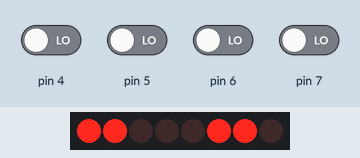
A sketch run on a simulated Arduino Uno, built with avr-gcc and run on an emulated ATmega328P. On the bench: 8 shift-register outputs drawn as a row of LEDs (first output left, lit = HIGH). Wiring (inferred from the names in the program): shift register (74HC595): data pin 1; shift clock pin 0; latch pin 2. Wiring (inferred from the signals the program sends): row of LEDs: on Q0, Q1, Q2, Q3, Q4, Q5, Q6, Q7. The inputs (shaded band) are chosen by the test bench; at power-on: pin 4–7 LOW.

Above: at 2.3 s.
2.4 s: pin 4 driven HIGH
At 3.3 s:
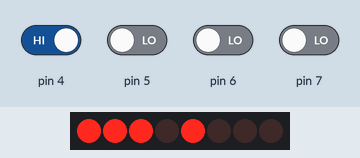
4.0 s: pin 5 driven HIGH
At 4.5 s:
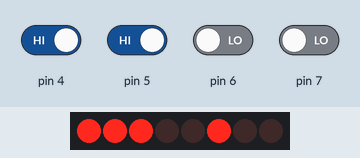
5.6 s: pin 6 driven HIGH
At 6.9 s:
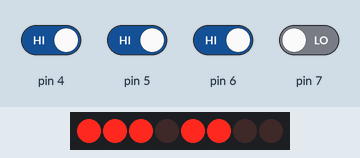
7.2 s: pin 7 driven HIGH
At 8.1 s:
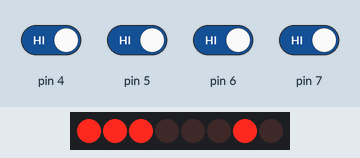
Timing chart, 0 to 9.8 s (numbered marks = the images above; inputs shaded):
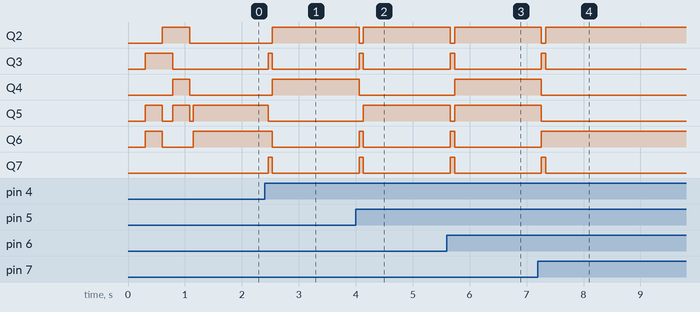

The sketch:

main.ino
```cpp
/* ============================================================================

     IHMWR v.01 main.ino

     Serial Interface with 74HC595
     LCD 16x2 with back light
     auxiliary LED
     4 buttons

     Author: Dr. Eng. Wagner Rambo
     Date:   2024, February

============================================================================ */

// ============================================================================
// --- Libraries ---
#include <Arduino.h>
#include <util/delay.h>
#include "ihm_wr.h"

// ============================================================================
// --- Functions Prototypes ---
void select(volatile unsigned char *port, char *test_opt);
void number_test(void);
void keyboard_test(void);

// ============================================================================
// --- Setup Function ---
void setup()
{
  char tests = 0;

  DDRD   |=  CLK |  DAT |  LAT;
  PORTD  &= ~CLK & ~DAT & ~LAT;

  slcd_init();
  slcd_opt(1,1,1);
  slcd_wr_po('W', 0, 4);
  slcd_write('R');
  slcd_write(' ');
  slcd_write('K');
  slcd_write('i');
  slcd_write('t');
  slcd_write('s');

  delay(100);
  slcd_opt(1,0,0);

  select(&PIND, &tests);
}

// ============================================================================
// --- Loop Function ---
void loop()
{
  static char tests = 0; // Mover a variável para o escopo global

  if(tests)
    number_test();
  else
    keyboard_test();
}

// ============================================================================
// --- Functions ---

// ============================================================================
// --- select ---
// Testa a escrita de um número inteiro no LCD
void select(volatile unsigned char *port, char *test_opt)
{
  if(*port & BT1)
  {
    slcd_wr_po('K', 1, 4);
    slcd_write('B');
    slcd_write(':');
    *test_opt = 0;
  }
  else
  {
    slcd_wr_po('N', 1, 4);
    slcd_write(':');
    *test_opt = 1;
  }

  (*port & BT2) ? sled_off() : sled_on();
  (*port & BT3) ? sbacklight_off() : sbacklight_on();
}

// ============================================================================
// --- number_test ---
// Testa a escrita de um número inteiro no LCD
void number_test(void)
{
  static unsigned val = 0; // valor inicial
  slcd_number(val++, 1, 6);
  delay(100);
}

// ============================================================================
// --- keyboard_test ---
// Teste do teclado, imprime o número da tecla pressionada
void keyboard_test(void)
{
  static char kb = 0;
  kb = keyboard(&PIND);

  switch(kb)
  {
    case 1:
      slcd_wr_po('1', 1, 10);
      break;
    case 2:
      slcd_wr_po('2', 1, 10);
      break;
    case 3:
      slcd_wr_po('3', 1, 10);
      break;
    case 4:
      slcd_wr_po('4', 1, 10);
      break;
  }
}

// ============================================================================
// --- End of Program ---
```

ihm_wr.cpp
```cpp
/* ============================================================================

     IHMWR v.01 ihm_wr.cpp

     Serial Interface with 74HC595
     LCD 16x2 with backlight
     auxiliary LED
     4 buttons

     Author: Dr. Eng. Wagner Rambo
     Date:   2024, February

============================================================================ */

// ============================================================================
// --- Libraries ---
#include "ihm_wr.h"

// ============================================================================
// --- Global Variables ---
char sled = 0; // mantém o estado atual do LED
char sbli = 0; // mantém o estado atual do backlight

// ============================================================================
// --- Functions ---

// ============================================================================
// --- slcd_write ---
// escreve caracteres na posição atual do LCD
void slcd_write(unsigned char chr)
{
  send_nibble(chr, 1, sbli, sled);
  chr <<= 4;
  send_nibble(chr, 1, sbli, sled);
}

// ============================================================================
// --- slcd_wr_po ---
// escreve caracteres, de acordo com a linha e a coluna especificadas
void slcd_wr_po(unsigned char chr, char row, char col)
{
  if (!row) // linha 0?
  {
    slcd_cmd(0x80 | col); // envia comando para posicionar na coluna correta
    slcd_write(chr);
  }
  else // senão, é a linha 1
  {
    slcd_cmd(0xC0 | col); // envia comando para posicionar na coluna correta
    slcd_write(chr);
  }
}

// ============================================================================
// --- slcd_cmd ---
// envia comandos para o LCD
void slcd_cmd(unsigned char cmd)
{
  send_nibble(cmd, 0, sbli, sled);
  cmd <<= 4;
  send_nibble(cmd, 0, sbli, sled);
}

// ============================================================================
// --- slcd_number ---
// converte um inteiro positivo para exibir no LCD na linha e na coluna especificadas
void slcd_number(unsigned long num, char row, char col)
{
  char dem, mil, cen, dez, uni; // variáveis para o cálculo de cada dígito
  short no_zero = 0; // variável para limpeza dos zeros à esquerda

  dem = (char)(num / 10000);
  mil = (char)(num % 10000 / 1000);
  cen = (char)(num % 1000 / 100);
  dez = (char)(num % 100 / 10);
  uni = (char)(num % 10);

  if (!dem && !no_zero)
    slcd_wr_po(' ', row, col);
  else
  {
    slcd_wr_po(dem + 0x30, row, col);
    no_zero = 1;
  }

  if (!mil && !no_zero)
    slcd_write(' ');
  else
  {
    slcd_write(mil + 0x30);
    no_zero = 1;
  }

  if (!cen && !no_zero)
    slcd_write(' ');
  else
  {
    slcd_write(cen + 0x30);
    no_zero = 1;
  }

  if (!dez && !no_zero)
    slcd_write(' ');
  else
  {
    slcd_write(dez + 0x30);
    no_zero = 1;
  }

  slcd_write(uni + 0x30);
}

// ============================================================================
// --- slcd_init ---
// inicializa o LCD no modo de 4 bits
void slcd_init(void)
{
  __ms(48); // tempo de estabilização recomendado (datasheet)
  send_nibble(0x30, 0, 0, 0); // protocolo de inicialização
  __ms(5); // tempo acima do sugerido (datasheet)
  send_nibble(0x30, 0, 0, 0); // protocolo de inicialização
  __us(150); // tempo acima do sugerido (datasheet)
  send_nibble(0x30, 0, 0, 0); // protocolo de inicialização
  send_nibble(0x20, 0, 0, 0); // lcd no modo de 4 bits
  slcd_cmd(0x28); // 5x8 pontos por caractere, duas linhas
  slcd_opt(1, 0, 0); // liga o LCD, desliga o cursor, desliga o blink
  slcd_cmd(0x01); // clear LCD
  slcd_cmd(0x06); // modo de incremento de endereço para direita
  slcd_clear(); // limpa o LCD
}

// ============================================================================
// --- slcd_clear ---
// limpa o LCD
void slcd_clear(void)
{
  slcd_cmd(0x02); // return home
  slcd_cmd(0x01); // clear lcd
}

// ============================================================================
// --- shift_reg ---
// controla o shift register
void shift_reg(unsigned char byte_val)
{
  register int i; // iterations variable

  for (i = 7; i >= 0; i--)
  {
    (byte_val >> i) & 0x01 ?
      (PORTMCU |= DAT) :
      (PORTMCU &= ~DAT);
    __us(100);
    PORTMCU |= CLK;
    __ms(1);
    PORTMCU &= ~CLK;
    __us(100);
  }

  PORTMCU &= ~DAT;
  PORTMCU |= LAT;
  __ms(1);
  PORTMCU &= ~LAT;
}

// ============================================================================
// --- send_nibble ---
// envia cada nibble do byte separadamente
void send_nibble(unsigned char nib, char rsel, char bli, char led)
{
  static unsigned char sbyte = 0x00;

  sbyte = (nib & (1 << 7)) |
          (nib & (1 << 6)) |
          (nib & (1 << 5)) |
          (nib & (1 << 4));

  rsel ? (sbyte |= RS) : (sbyte &= ~RS);
  bli  ? (sbyte |= BL) : (sbyte &= ~BL);
  led  ? (sbyte |= LD) : (sbyte &= ~LD);

  shift_reg(sbyte | EN);
  __us(100);
  shift_reg(sbyte & ~EN);
  __us(100);
}

// ============================================================================
// --- slcd_opt ---
// configura ON (1) | OFF (0) para: display, cursor e blink
void slcd_opt(char disp, char cursor, char blink)
{
  static char opt = 0x08;

  disp   ? (opt |= (1 << 2)) : (opt &= ~(1 << 2));
  cursor ? (opt |= (1 << 1)) : (opt &= ~(1 << 1));
  blink  ? (opt |= (1 << 0)) : (opt &= ~(1 << 0));
  slcd_cmd(opt);
}

// ============================================================================
// --- sled_on ---
// liga LED
void sled_on(void)
{
  sled = 1;
  slcd_cmd(0x06);
}

// ============================================================================
// --- sled_off ---
// desliga LED
void sled_off(void)
{
  sled = 0;
  slcd_cmd(0x06);
}

// ============================================================================
// --- sbacklight_on ---
// liga backlight
void sbacklight_on(void)
{
  sbli = 1;
  slcd_cmd(0x06);
}

// ============================================================================
// --- sbacklight_off ---
// desliga backlight
void sbacklight_off(void)
{
  sbli = 0;
  slcd_cmd(0x06);
}

// ============================================================================
// --- keyboard ---
// leitura do teclado, retorna tecla acionada
char keyboard(volatile unsigned char *port)
{
  static unsigned char flags = 0x00; // indicador de botão acionado

  if (!(*port & BT1)) // botão 1 pressionado?
    flags |= (1 << 1); // sim, seta flag bit 1

  if ((*port & BT1) && (flags & (1 << 1))) // botão 1 solto e flag 1 setada?
  {
    flags &= ~(1 << 1); // limpa a flag 1
    __ms(50); // anti-bouncing
    return 1; // retorna 1, indicando botão 1 pressionado
  }

  if (!(*port & BT2)) // botão 2 pressionado?
    flags |= (1 << 2); // sim, seta flag bit 2

  if ((*port & BT2) && (flags & (1 << 2))) // botão 2 solto e flag 2 setada?
  {
    flags &= ~(1 << 2); // limpa a flag 2
    __ms(50); // anti-bouncing
    return 2; // retorna 2, indicando botão 2 pressionado
  }

  if (!(*port & BT3)) // botão 3 pressionado?
    flags |= (1 << 3); // sim, seta flag bit 3

  if ((*port & BT3) && (flags & (1 << 3))) // botão 3 solto e flag 3 setada?
  {
    flags &= ~(1 << 3); // limpa a flag 3
    __ms(50); // anti-bouncing
    return 3; // retorna 3, indicando botão 3 pressionado
  }

  if (!(*port & BT4)) // botão 4 pressionado?
    flags |= (1 << 4); // sim, seta flag bit 4

  if ((*port & BT4) && (flags & (1 << 4))) // botão 4 solto e flag 4 setada?
  {
    flags &= ~(1 << 4); // limpa a flag 4
    __ms(50); // anti-bouncing
    return 4; // retorna 4, indicando botão 4 pressionado
  }

  return 0; // nenhum botão pressionado
}

// ============================================================================
// --- End of Program ---
```

ihm_wr.h
```cpp
/* ============================================================================

     IHMWR v.01 ihm_wr.h

     Serial Interface with 74HC595
     LCD 16x2 with backlight
     auxiliary LED
     4 buttons

     Author: Dr. Eng. Wagner Rambo
     Date:   2024, February

============================================================================ */

#ifndef  IHM_WR_H
#define  IHM_WR_H

// ============================================================================
// --- Libraries ---
#include <Arduino.h>

// ============================================================================
// --- Hardware Mapping ---
#define    CLK      (1<<0)
#define    DAT      (1<<1)
#define    LAT      (1<<2)
#define    BT1      (1<<4)
#define    BT2      (1<<5)
#define    BT3      (1<<6)
#define    BT4      (1<<7)
#define    PORTMCU  PORTD

// ============================================================================
// --- Macros ---
#define   __ms(t)  delay(t)
#define   __us(t)  delayMicroseconds(t)

// ============================================================================
// --- Constants ---
#define   LD   (1<<0)
#define   BL   (1<<1)
#define   RS   (1<<2)
#define   EN   (1<<3)

// ============================================================================
// --- Functions Prototypes ---
void slcd_write(unsigned char chr);
void slcd_wr_po(unsigned char chr, char row, char col);
void slcd_cmd(unsigned char cmd);
void slcd_number(unsigned long num, char row, char col);
void slcd_init(void);
void slcd_clear(void);
void shift_reg(unsigned char byte_val);
void send_nibble(unsigned char nib, char rsel, char bli, char led);
void sled_on(void);
void sled_off(void);
void sbacklight_on(void);
void sbacklight_off(void);
void slcd_opt(char disp, char cursor, char blink);
char keyboard(volatile unsigned char *port);

#endif //IHM_WR_H

// ============================================================================
// --- End of Program ---
```

Measured:
- after the input at 2.4 s, Q2, Q4: LOW → HIGH after 0.13 s; Q3, Q7: LOW → HIGH after 0.06 s, → LOW 0.08 s later; Q5: HIGH → LOW after 0.06 s; Q6: HIGH → LOW after 0.13 s
- after the input at 4.0 s, Q2: HIGH → LOW after 0.06 s, → HIGH 0.08 s later; Q3, Q6, Q7: LOW → HIGH after 0.06 s, → LOW 0.08 s later; Q4: HIGH → LOW after 0.06 s; Q5: LOW → HIGH after 0.13 s
- after the input at 5.6 s, Q2, Q5: HIGH → LOW after 0.06 s, → HIGH 0.08 s later; Q3, Q6, Q7: LOW → HIGH after 0.06 s, → LOW 0.08 s later; Q4: LOW → HIGH after 0.13 s
- after the input at 7.2 s, Q2: HIGH → LOW after 0.06 s, → HIGH 0.08 s later; Q3, Q7: LOW → HIGH after 0.06 s, → LOW 0.08 s later; Q4, Q5: HIGH → LOW after 0.06 s; Q6: LOW → HIGH after 0.06 s
